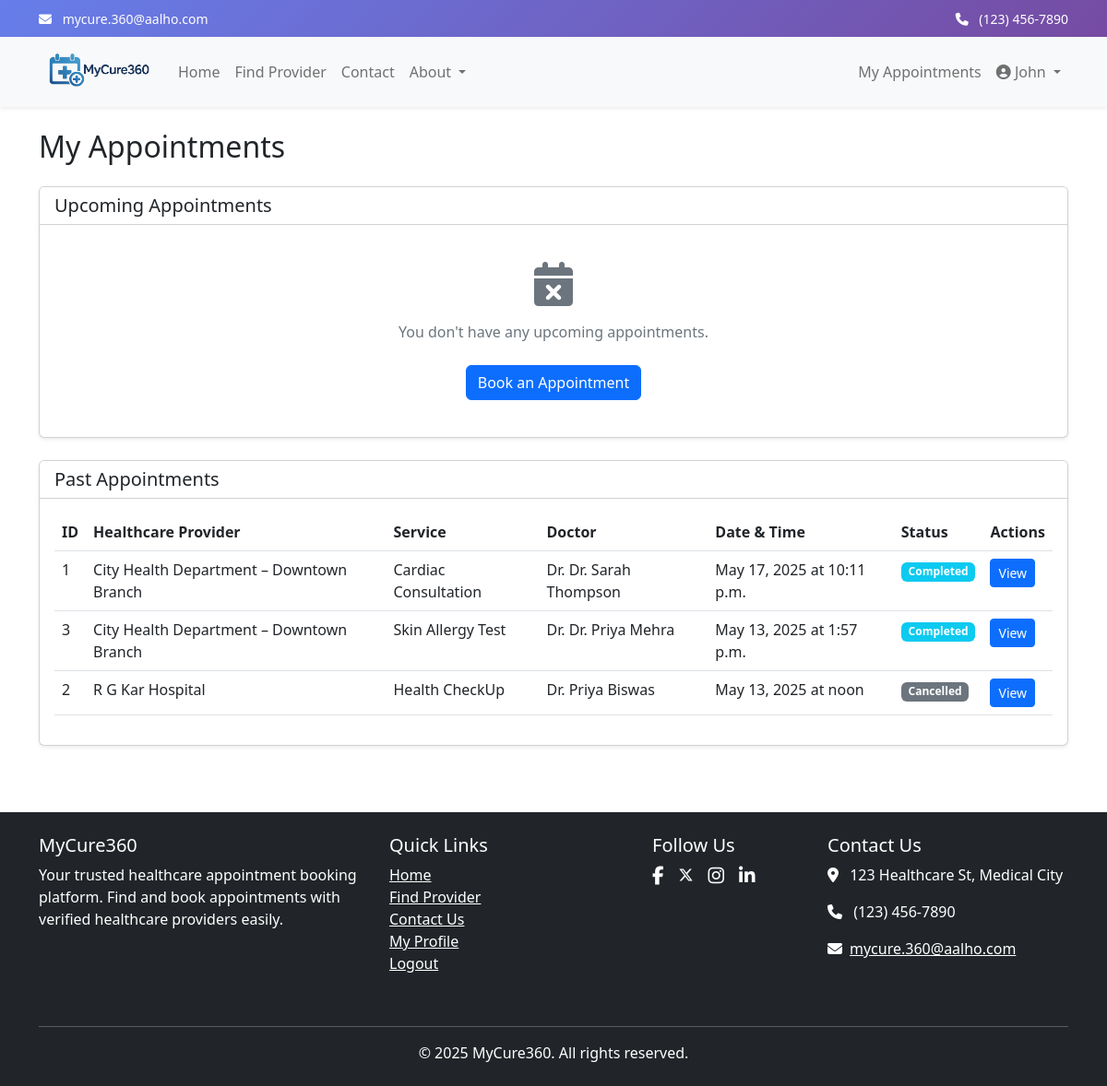
/appointments/my-appointments/ (signed in), run on an earlier commit of the app's database.
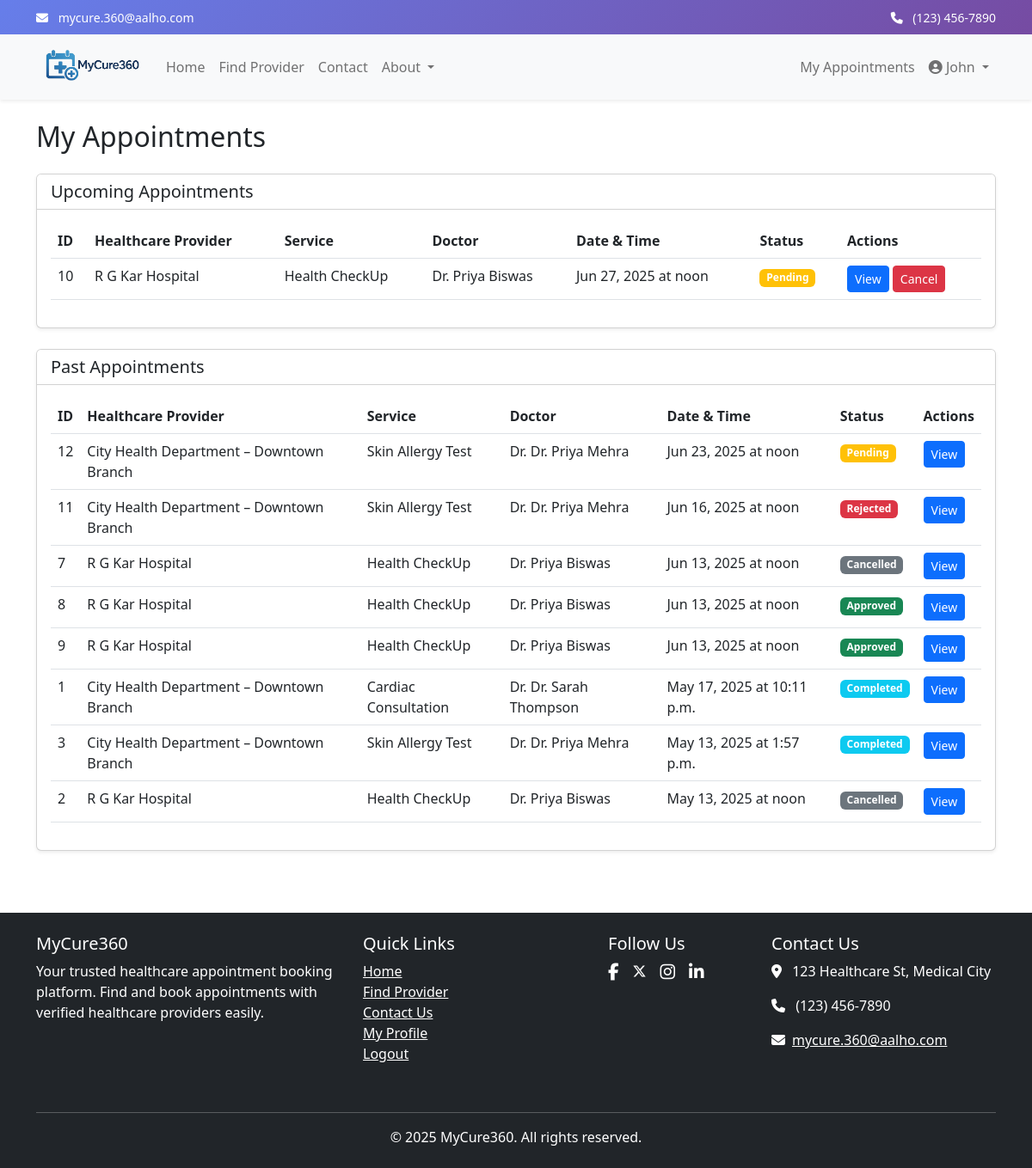
And on a later commit of the database.
### appointments/models.py (models this page shows, shortened)
class Appointment(models.Model):
    STATUS_CHOICES = (
        ('PENDING', 'Pending'),
        ('APPROVED', 'Approved'),
        ('REJECTED', 'Rejected'),
        ('COMPLETED', 'Completed'),
        ('CANCELLED', 'Cancelled'),
    )
    GENDER_CHOICES = (
        ('M', 'Male'),
        ('F', 'Female'),
        ('O', 'Other'),
    )
    user = models.ForeignKey(User, on_delete=models.CASCADE, related_name='appointments')
    authority = models.ForeignKey(Authority, on_delete=models.CASCADE, related_name='appointments')
    service = models.ForeignKey(Service, on_delete=models.CASCADE, related_name='appointments')
    doctor = models.ForeignKey(Doctor, on_delete=models.SET_NULL, related_name='appointments', blank=True, null=True)
    time_slot = models.ForeignKey(TimeSlot, on_delete=models.SET_NULL, related_name='appointments', null=True)
    patient_name = models.CharField(max_length=100, default='Unknown Patient')
    patient_email = models.EmailField(default='unknown@example.com')
    patient_phone = models.CharField(max_length=15, default='0000000000')
    patient_gender = models.CharField(max_length=1, choices=GENDER_CHOICES, default='M')
    patient_age = models.PositiveIntegerField(default=25)
    appointment_date = models.DateField()
    appointment_time = models.TimeField()
    status = models.CharField(max_length=10, choices=STATUS_CHOICES, default='PENDING')
    notes = models.TextField(blank=True, null=True)
    rejection_reason = models.TextField(blank=True, null=True)
    created_at = models.DateTimeField(auto_now_add=True)
    updated_at = models.DateTimeField(auto_now=True)
    def is_upcoming(self):
        appointment_datetime = timezone.make_aware(
            timezone.datetime.combine(self.appointment_date, self.appointment_time)
        )
        return appointment_datetime > timezone.now()
    def can_cancel(self):
        return self.status in ['PENDING', 'APPROVED'] and self.is_upcoming()
    class Meta:
        verbose_name = 'Appointment'
        verbose_name_plural = 'Appointments'
        db_table = 'appointments'
        ordering = ['-appointment_date', '-appointment_time']

### authorities/models.py (models this page shows, shortened)
class Authority(models.Model):
    AUTHORITY_TYPE_CHOICES = (
        ('HOSPITAL', 'Hospital'),
        ('CLINIC', 'Clinic'),
        ('DIAGNOSTIC', 'Diagnostic Center'),
    )
    user = models.OneToOneField(User, on_delete=models.CASCADE, related_name='authority_profile')
    name = models.CharField(max_length=255)
    authority_type = models.CharField(max_length=10, choices=AUTHORITY_TYPE_CHOICES)
    description = models.TextField()
    address = models.TextField()
    city = models.CharField(max_length=100)
    email = models.EmailField(blank=True, null=True)
    phone = models.CharField(max_length=15, blank=True, null=True)
    state = models.CharField(max_length=100)
    postal_code = models.CharField(max_length=10)
    latitude = models.FloatField(blank=True, null=True)
    longitude = models.FloatField(blank=True, null=True)
    logo = models.ImageField(upload_to='authority_logos/', blank=True, null=True)
    website = models.URLField(blank=True, null=True)
    established_date = models.DateField(blank=True, null=True)
    opening_time = models.TimeField(default='09:00', help_text="Opening time (24-hour format)")
    closing_time = models.TimeField(default='18:00', help_text="Closing time (24-hour format)")
    open_on_weekends = models.BooleanField(default=True, help_text="Check if open on weekends")
    is_verified = models.BooleanField(default=False)
    registration_number = models.CharField(max_length=50, blank=True, null=True)
    created_at = models.DateTimeField(auto_now_add=True)
    updated_at = models.DateTimeField(auto_now=True)
    class Meta:
        verbose_name = 'Authority'
        verbose_name_plural = 'Authorities'
        db_table = 'authorities'

class Service(models.Model):
    authority = models.ForeignKey(Authority, on_delete=models.CASCADE, related_name='services')
    name = models.CharField(max_length=255)
    description = models.TextField()
    doctors = models.ManyToManyField(Doctor, related_name='services', blank=True)
    price = models.DecimalField(max_digits=10, decimal_places=2)
    duration_minutes = models.PositiveIntegerField(default=30)
    is_active = models.BooleanField(default=True)
    created_at = models.DateTimeField(auto_now_add=True)
    updated_at = models.DateTimeField(auto_now=True)
    class Meta:
        verbose_name = 'Service'
        verbose_name_plural = 'Services'
        db_table = 'services'

class Doctor(models.Model):
    GENDER_CHOICES = (
        ('MALE', 'Male'),
        ('FEMALE', 'Female'),
        ('OTHER', 'Other'),
    )
    authority = models.ForeignKey(Authority, on_delete=models.CASCADE, related_name='doctors')
    name = models.CharField(max_length=255)
    specialization = models.CharField(max_length=255)
    qualification = models.CharField(max_length=255)
    experience_years = models.PositiveIntegerField()
    gender = models.CharField(max_length=6, choices=GENDER_CHOICES)
    photo = models.ImageField(upload_to='doctor_photos/', blank=True, null=True)
    email = models.EmailField(blank=True, null=True)
    phone = models.CharField(max_length=15, blank=True, null=True)
    bio = models.TextField(blank=True, null=True)
    consultation_fee = models.DecimalField(max_digits=10, decimal_places=2, blank=True, null=True)
    is_active = models.BooleanField(default=True)
    created_at = models.DateTimeField(auto_now_add=True)
    updated_at = models.DateTimeField(auto_now=True)
    class Meta:
        verbose_name = 'Doctor'
        verbose_name_plural = 'Doctors'
        db_table = 'doctors'

### appointments/views.py (the view)
# urls.py: path('my-appointments/', views.my_appointments_view, name='my_appointments'),
@login_required
def my_appointments_view(request):
    print(f"User: {request.user}, User ID: {request.user.id}, User Type: {request.user.user_type}")
    upcoming_appointments = Appointment.objects.filter(
        user=request.user,
        appointment_date__gte=timezone.now().date()
    ).order_by('appointment_date', 'appointment_time')
    past_appointments = Appointment.objects.filter(
        user=request.user,
        appointment_date__lt=timezone.now().date()
    ).order_by('-appointment_date', '-appointment_time')
    print(f"Upcoming appointments: {upcoming_appointments.count()}")
    print(f"Past appointments: {past_appointments.count()}")
    context = {
        'upcoming_appointments': upcoming_appointments,
        'past_appointments': past_appointments,
    }
    return render(request, 'appointments/my_appointments.html', context)

### accounts/models.py (called while the page is built)
    def __str__(self):
        return self.email

### appointments/templates/appointments/my_appointments.html (shortened to what the changed rows need)
{% extends 'base.html' %}
{% load static %}
{% block content %}
<div class="container py-4">
    <h1 class="h2 mb-4">My Appointments</h1>
    <div class="card mb-4 shadow-sm">
        <div class="card-body">
            {% if upcoming_appointments %}
                <div class="table-responsive">
                    <table class="table table-hover">
                        <thead>
                            <tr>
                                <th>ID</th>
                                <th>Healthcare Provider</th>
                                <th>Service</th>
                                <th>Doctor</th>
                                <th>Date & Time</th>
                                <th>Status</th>
                                <th>Actions</th>
                            </tr>
                        </thead>
                        <tbody>
                            {% for appointment in upcoming_appointments %}
                                <tr>
                                    <td>{{ appointment.id }}</td>
                                    <td>{{ appointment.authority.name }}</td>
                                    <td>{{ appointment.service.name }}</td>
                                    <td>{% if appointment.doctor %}Dr. {{ appointment.doctor.name }}{% else %}Not Assigned{% endif %}</td>
                                    <td>{{ appointment.appointment_date|date:"M d, Y" }} at {{ appointment.appointment_time }}</td>
                                    <td>
                                        {% if appointment.status == 'PENDING' %}
                                            <span class="badge bg-warning">Pending</span>
                                        {% elif appointment.status == 'APPROVED' %}
                                            <span class="badge bg-success">Approved</span>
                                        {% elif appointment.status == 'REJECTED' %}
                                            <span class="badge bg-danger">Rejected</span>
                                        {% elif appointment.status == 'CANCELLED' %}
                                            <span class="badge bg-secondary">Cancelled</span>
                                        {% elif appointment.status == 'COMPLETED' %}
                                            <span class="badge bg-info">Completed</span>
                                        {% else %}
                                            <span class="badge bg-secondary">{{ appointment.status }}</span>
                                        {% endif %}
                                    </td>
                                    <td>
                                        <a href="{% url 'appointment_detail' appointment.id %}" class="btn btn-sm btn-primary">View</a>
                                        {% if appointment.can_cancel %}
                                            <a href="{% url 'cancel_appointment' appointment.id %}" class="btn btn-sm btn-danger">Cancel</a>
                                        {% endif %}
                                    </td>
                                </tr>
                            {% endfor %}
                        </tbody>
                    </table>
                </div>
            {% else %}
                <div class="text-center py-4">
                    <div class="mb-3">
                        <i class="fas fa-calendar-times fa-3x text-muted"></i>
                    </div>
                    <p class="text-muted">You don't have any upcoming appointments.</p>
                    <a href="{% url 'search' %}" class="btn btn-primary mt-2">Book an Appointment</a>
                </div>
            {% endif %}
        </div>
    </div>
    <div class="card shadow-sm">
        <div class="card-body">
            {% if past_appointments %}
                <div class="table-responsive">
                    <table class="table table-hover">
                        <thead>
                            <tr>
                                <th>ID</th>
                                <th>Healthcare Provider</th>
                                <th>Service</th>
                                <th>Doctor</th>
                                <th>Date & Time</th>
                                <th>Status</th>
                                <th>Actions</th>
                            </tr>
                        </thead>
                        <tbody>
                            {% for appointment in past_appointments %}
                                <tr>
                                    <td>{{ appointment.id }}</td>
                                    <td>{{ appointment.authority.name }}</td>
                                    <td>{{ appointment.service.name }}</td>
                                    <td>{% if appointment.doctor %}Dr. {{ appointment.doctor.name }}{% else %}Not Assigned{% endif %}</td>
                                    <td>{{ appointment.appointment_date|date:"M d, Y" }} at {{ appointment.appointment_time }}</td>
                                    <td>
                                        {% if appointment.status == 'PENDING' %}
                                            <span class="badge bg-warning">Pending</span>
                                        {% elif appointment.status == 'APPROVED' %}
                                            <span class="badge bg-success">Approved</span>
                                        {% elif appointment.status == 'REJECTED' %}
                                            <span class="badge bg-danger">Rejected</span>
                                        {% elif appointment.status == 'COMPLETED' %}
                                            <span class="badge bg-info">Completed</span>
                                        {% elif appointment.status == 'CANCELLED' %}
                                            <span class="badge bg-secondary">Cancelled</span>
                                        {% else %}
                                            <span class="badge bg-secondary">{{ appointment.status }}</span>
                                        {% endif %}
                                    </td>
                                    <td>
                                        <a href="{% url 'appointment_detail' appointment.id %}" class="btn btn-sm btn-primary">View</a>
                                    </td>
                                </tr>
                            {% endfor %}
                        </tbody>
                    </table>
                </div>
            {% else %}
                <div class="text-center py-4">
                    <p class="text-muted">You don't have any past appointments.</p>
                </div>
            {% endif %}
        </div>
    </div>
</div>
{% endblock %}

What changed in the data, as far as the page shows it:
added Appointment: id "10", authority.name "R G Kar Hospital", service.name "Health CheckUp", doctor.name "Priya Biswas", appointment_date "Jun 27, 2025", appointment_time "noon", status "Pending", shown under "Upcoming Appointments"
added Appointment: id "12", authority.name "City Health Department – Downtown Branch", service.name "Skin Allergy Test", doctor.name "Dr. Priya Mehra", appointment_date "Jun 23, 2025", appointment_time "noon", status "Pending", shown under "Past Appointments"
added Appointment: id "11", authority.name "City Health Department – Downtown Branch", service.name "Skin Allergy Test", doctor.name "Dr. Priya Mehra", appointment_date "Jun 16, 2025", appointment_time "noon", status "Rejected", shown under "Past Appointments"
added Appointment: id "7", authority.name "R G Kar Hospital", service.name "Health CheckUp", doctor.name "Priya Biswas", appointment_date "Jun 13, 2025", appointment_time "noon", status "Cancelled", shown under "Past Appointments"
added Appointment: id "8", authority.name "R G Kar Hospital", service.name "Health CheckUp", doctor.name "Priya Biswas", appointment_date "Jun 13, 2025", appointment_time "noon", status "Approved", shown under "Past Appointments"
added Appointment: id "9", authority.name "R G Kar Hospital", service.name "Health CheckUp", doctor.name "Priya Biswas", appointment_date "Jun 13, 2025", appointment_time "noon", status "Approved", shown under "Past Appointments"
Also different on the page:
text no longer shown: "You don't have any upcoming appointments. Book an Appointment"
text now shown: "ID Healthcare Provider Service Doctor Date & Time Status Actions"
